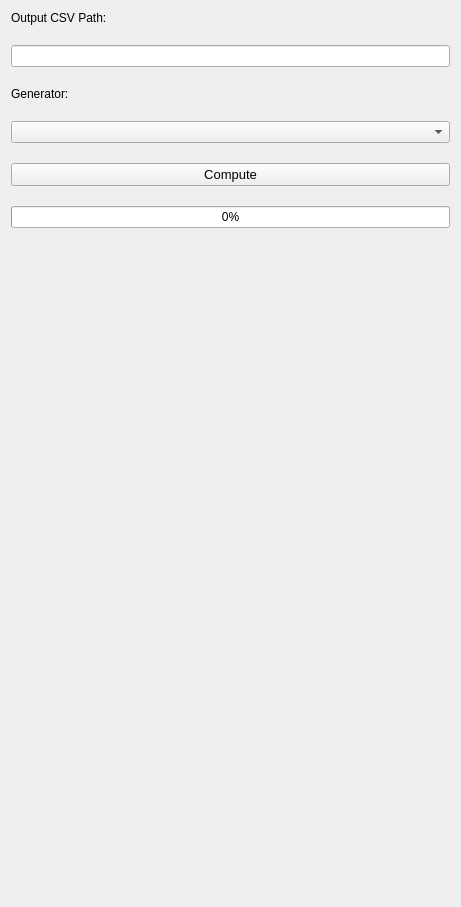
              <widget class="QWidget" name="page">
               <property name="geometry">
                <rect>
                 <x>0</x>
                 <y>0</y>
                 <width>461</width>
                 <height>907</height>
                </rect>
               </property>
               <attribute name="label">
                <string>Dataset Generator</string>
               </attribute>
               <layout class="QGridLayout" name="gridLayout_13">
                <item row="0" column="0">
                 <layout class="QGridLayout" name="gridLayout_12">
                  <property name="verticalSpacing">
                   <number>20</number>
                  </property>
                  <item row="5" column="0" colspan="2">
                   <widget class="QProgressBar" name="designer_dataset_generator_progressbar">
                    <property name="font">
                     <font>
                      <family>Segoe UI</family>
                      <pointsize>9</pointsize>
                     </font>
                    </property>
                    <property name="value">
                     <number>0</number>
                    </property>
                   </widget>
                  </item>
                  <item row="0" column="0" colspan="2">
                   <widget class="QLabel" name="label_34">
                    <property name="font">
                     <font>
                      <family>Segoe UI</family>
                      <pointsize>9</pointsize>
                     </font>
                    </property>
                    <property name="text">
                     <string>Output CSV Path:</string>
                    </property>
                   </widget>
                  </item>
                  <item row="2" column="0" colspan="2">
                   <widget class="QLabel" name="label_35">
                    <property name="font">
                     <font>
                      <family>Segoe UI</family>
                      <pointsize>9</pointsize>
                     </font>
                    </property>
                    <property name="text">
                     <string>Generator:</string>
                    </property>
                   </widget>
                  </item>
                  <item row="3" column="0" colspan="2">
                   <widget class="QComboBox" name="designer_dataset_generator_generator_select_combobox"/>
                  </item>
                  <item row="4" column="0" colspan="2">
                   <widget class="QPushButton" name="designer_dataset_generator_compute_push_button">
                    <property name="font">
                     <font>
                      <family>Segoe UI</family>
                      <pointsize>10</pointsize>
                     </font>
                    </property>
                    <property name="text">
                     <string>Compute</string>
                    </property>
                   </widget>
                  </item>
                  <item row="1" column="0" colspan="2">
                   <widget class="QLineEdit" name="designer_dataset_generator_csv_path_line_edit">
                    <property name="font">
                     <font>
                      <family>Segoe UI</family>
                      <pointsize>9</pointsize>
                     </font>
                    </property>
                   </widget>
                  </item>
                 </layout>
                </item>
                <item row="1" column="0">
                 <spacer name="verticalSpacer_5">
                  <property name="orientation">
                   <enum>Qt::Vertical</enum>
                  </property>
                  <property name="sizeHint" stdset="0">
                   <size>
                    <width>20</width>
                    <height>40</height>
                   </size>
                  </property>
                 </spacer>
                </item>
               </layout>
              </widget>
